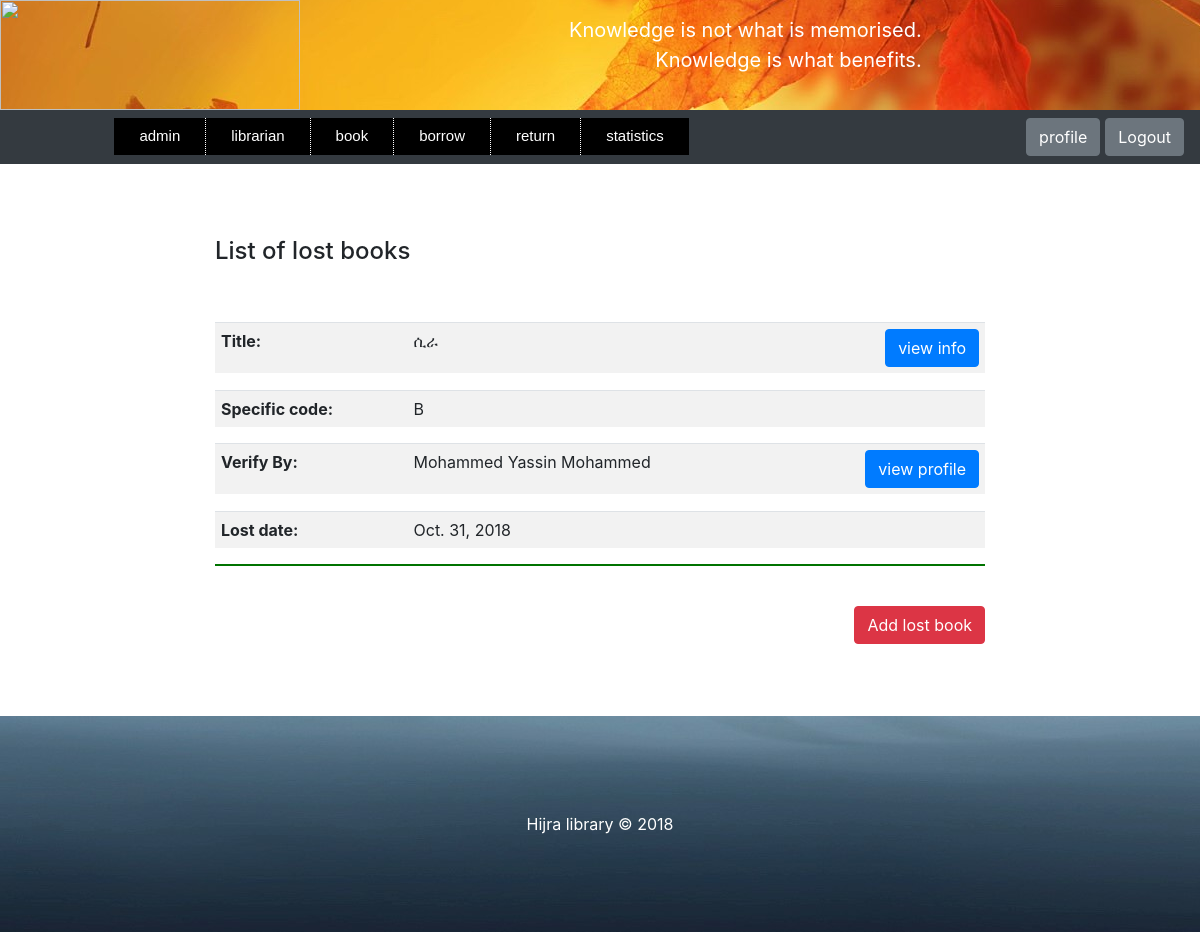
The page /view-lost-books/ (signed in) on the database its author committed.
### store/models.py (models this page shows, shortened)
class LostBook(models.Model):
    book = models.ForeignKey(Book, on_delete=models.CASCADE)
    specific_code = models.CharField(max_length=200)
    verifier_admin = models.ForeignKey(Admin, on_delete=models.CASCADE, null=True, blank=True)
    lost_date = models.DateField()

class Book(models.Model):
    code = models.CharField(max_length=200, unique=True)
    title = models.CharField(max_length=200)
    author = models.CharField(max_length=200)
    pub_year = models.PositiveSmallIntegerField(null=True, blank=True)
    category = models.ForeignKey(Category, on_delete=models.CASCADE, null=True, blank=True)
    description = models.TextField(blank=True)
    page = models.PositiveIntegerField()
    amount = models.PositiveIntegerField(default=1)
    specific_code = CollectionField(sort=True, unique_items=True, collection_type=set)
    borrow_specific_code = CollectionField(sort=True, unique_items=True, collection_type=set, blank=True)
    image = models.ImageField(upload_to='', blank=True, default='book.png')
    register_date = models.DateField()
    class Meta:
        unique_together = ('title', 'author', 'page')
    def image_tag(self):
        return mark_safe('<img src="%s" width="150" height="150"/>' % self.image.url)
    image_tag.short_description = 'Image'
    image_tag.allow_tags = True

class Admin(models.Model):
    admin_id = models.CharField(max_length=200, blank=True, unique=True)
    name = models.CharField(max_length=200)
    middle_name = models.CharField(max_length=200)
    last_name = models.CharField(max_length=200)
    phone_regex = RegexValidator(
        regex=r'^\+?1?\d{10,15}$',
        message='Phone number must be entered in the format : 0987654321 or +251987654321 up to 15 digits allowed'
    )
    phone = models.CharField(validators=[phone_regex], max_length=15)
    year = models.PositiveSmallIntegerField(blank=True, null=True, default=0)
    department = models.CharField(max_length=200, null=True, blank=True)
    email = models.EmailField(blank=True)
    password_regex = RegexValidator(
        regex=r'^\S{6,1024}',
        message='password must be at least 6 character'
    )
    password = models.CharField(validators=[password_regex], max_length=1024)
    password_hint = models.CharField(max_length=200, blank=True)
    sex = models.CharField(max_length=200, choices=(('male', 'male'), ('female', 'female')))
    photo = models.ImageField(blank=True, default='null.png')
    register_date = models.DateField()
    def image_tag(self):
        return mark_safe('<img src="%s" width="150" height="150"/>' % self.photo.url)
    image_tag.short_description = 'Photo'
    image_tag.allow_tags = True

### store/views.py (the view)
# urls.py: path(r'view-lost-books/', views.view_lost_books, name='view-lost-books'),
def view_lost_books(request):
    admin_id = request.session.get('admin_auth')
    if admin_id:
        try:
            admin = Admin.objects.get(admin_id=admin_id)
        except Admin.DoesNotExist:
            raise Http404("This admin is not registered")
        lost = LostBook.objects.all().order_by('lost_date').reverse()
        for i in lost:
            i.verifier_admin.image = "Images/" + str(i.verifier_admin.photo)
            i.book.photo = "Images/" + str(i.book.image)
        return render(request, 'webpages/view_lost_books.html', {'lost': lost, 'sex': admin.sex})
    else:
        raise Http404("You are not logged in")

### store/models.py (called while the page is built)
    def __str__(self):
        return self.name

### store/templates/webpages/view_lost_books.html (shortened to what this page needs)
<!DOCTYPE html>
<html lang="en">
<head>
    {% include "webpages/admin_page.html" %}
    {%load static%}
    {%load filter%}
    <link rel="stylesheet" href="{% static 'files/bootstrap/css/bootstrap.css' %}"  type="text/css" >
    <link rel="stylesheet" href="{% static 'files/style5.css' %}"  type="text/css" >
    <link rel="stylesheet" href="{% static 'files/style6.css' %}"  type="text/css" >
    <link rel="stylesheet" href="{% static 'files/style8.css' %}"  type="text/css" >
</head>
    <body>
    <div class="container col-8">
        {% if lost %}
            <br><h4>List of lost books</h4><br><br>
        {% else %}
            <br><h4>There is no lost book </h4><br>
        {% endif %}
        </div>
        {% for i in lost %}
        <div class="container col-8">
                <table  class="table table-striped">
                    <tr>
                        <td style="width: 25%;"><strong>Title:</strong></td>
                        <td style="width: 50%;">{{i.book.title}} </td>
                        <td style="width: 25%;" align="right">
                            <input type="button"  id ="button-book-{{i.id}}" class="btn btn-primary"  onclick="bookFunction({{i.id}})"
                      value="view info" ></td>
                    </tr>
                </table>
            </div>
            <div class="container col-8">
            </div>
            <div class="container col-8">
                <table  class="table table-striped">
                    <tr>
                        <td style="width: 25%;"><strong>Specific code:</strong></td>
                        <td style="width: 75%;">{{i.specific_code}} </td>
                    </tr>
                </table>
            </div>
        {% if i.verifier_admin %}
            <div class="container col-8">
                <table  class="table table-striped">
                    <tr>
                        <td style="width: 25%;"><strong>Verify By:</strong></td>
                        <td style="width: 50%;">{{i.verifier_admin.name}} {{i.verifier_admin.middle_name}}  {{i.verifier_admin.last_name}}</td>
                        <td style="width: 25%;" align="right">
                            <input type="button"  id ="button-{{i.id}}" class="btn btn-primary"  onclick="myFunction({{i.id}})"
                      value="view profile" ></td>
                    </tr>
                </table>
            </div>
            <div class="container col-8">
            </div>
            {% endif %}
            <div class="container col-8">
                <table  class="table table-striped">
                    <tr>
                        <td style="width: 25%;"><strong>Lost date:</strong></td>
                        <td style="width: 75%;">{{i.lost_date}} </td>
                    </tr>
                </table>
            </div>
        <div class="container col-8"><hr></div>
        {% endfor %}
        <div class="container col-8" align="right">
            <br><a class="btn btn-danger" href="/add-lost-book/">Add lost book</a>
        </div>
    </body>
    <footer>
        {% include "webpages/footer.html" %}
    </footer>
</html>

### store/static/files/style3.css (style rules this page uses)
a.butt:link, a.back:visited, { background-color: #11aa44; color: white; }
table, th, td { border: 1px solid black; }

### store/static/files/style6.css (style rules this page uses)
.table-striped>tbody>tr>td { padding:6px; text-font:8px; }
hr { background-color: green; border-width:2px; }

### rows shown on the page
LostBook: book "ሲራ", specific_code "B", verifier_admin.name "Mohammed", verifier_admin.middle_name "Yassin", verifier_admin.last_name "Mohammed", lost_date "Oct. 31, 2018"
